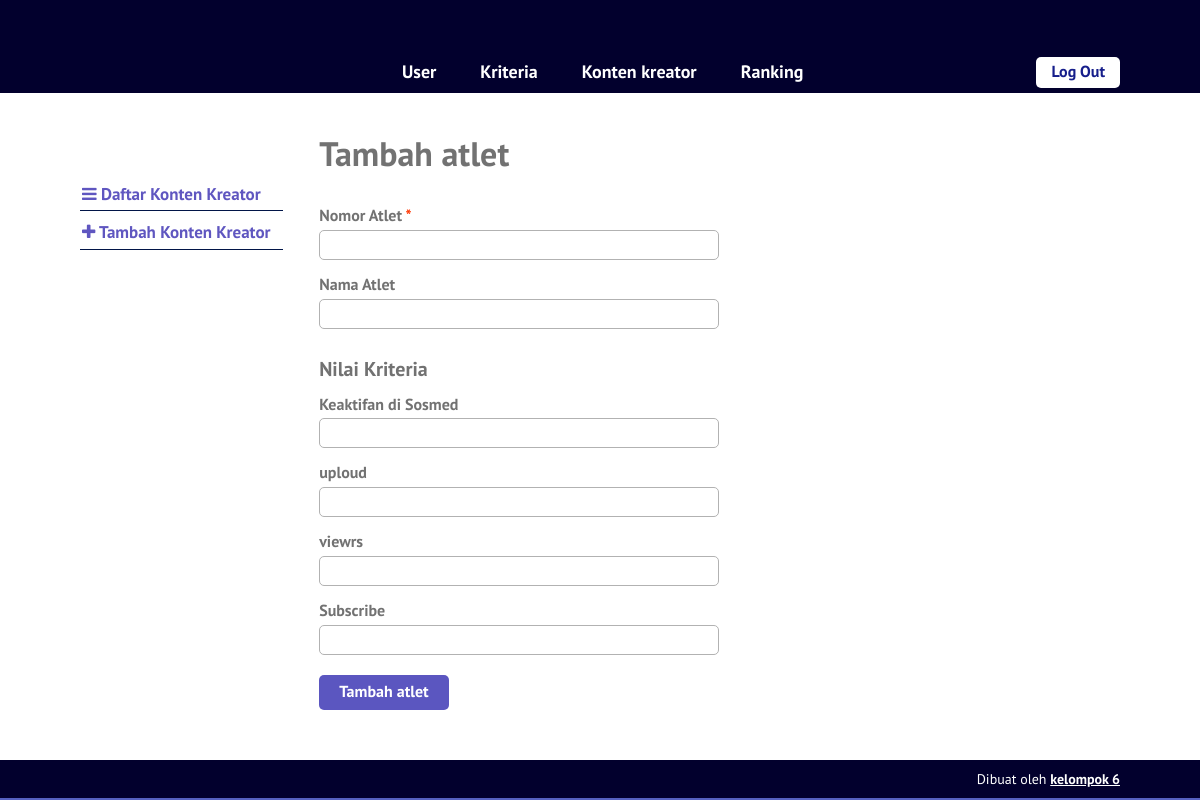
The page /tambah-atlet.php (signed in) on the database its author committed.
### tables this page shows
CREATE TABLE `kriteria` (
  `id_kriteria` int(10) NOT NULL,
  `nama` varchar(30) NOT NULL,
  `type` enum('benefit','cost') NOT NULL,
  `bobot` float NOT NULL,
  `ada_pilihan` tinyint(1) DEFAULT NULL,
  `urutan_order` int(2) NOT NULL
);

### tambah-atlet.php (the view, shortened to what this page needs)
<?php require_once('includes/init.php'); ?>
<?php
$nomor_atlet = (isset($_POST['nomor_atlet'])) ? trim($_POST['nomor_atlet']) : '';
$nama_atlet = (isset($_POST['nama_atlet'])) ? trim($_POST['nama_atlet']) : '';
?>
<?php
require_once('template-parts/header.php');
?>
	<div class="main-content-row">
	<div class="container clearfix">
		<?php include_once('template-parts/sidebar-atlet.php'); ?>
		<div class="main-content the-content">
			<h1>Tambah atlet</h1>
				<form action="tambah-atlet.php" method="post">
					<div class="field-wrap clearfix">
						<label>Nomor Atlet <span class="red">*</span></label>
						<input type="text" name="nomor_atlet" value="<?php echo $nomor_atlet; ?>">
					</div>
					<div class="field-wrap clearfix">
						<label>Nama Atlet</label>
						<input type="text" name="nama_atlet" value="<?php echo $nama_atlet; ?>">
					</div>
					<h3>Nilai Kriteria</h3>
					<?php
					$query = $pdo->prepare('SELECT id_kriteria, nama, ada_pilihan FROM kriteria ORDER BY urutan_order ASC');
					$query->execute();
					$query->setFetchMode(PDO::FETCH_ASSOC);
					if($query->rowCount() > 0):
						while($kriteria = $query->fetch()):
						?>
							<div class="field-wrap clearfix">
								<label><?php echo $kriteria['nama']; ?></label>
								<?php if(!$kriteria['ada_pilihan']): ?>
									<input type="number" step="0.001" name="kriteria[<?php echo $kriteria['id_kriteria']; ?>]">
								<?php endif; ?>
							</div>
						<?php
						endwhile;
					else:
						echo '<p>Kriteria masih kosong.</p>';
					endif;
					?>
					<div class="field-wrap clearfix">
						<button type="submit" name="submit" value="submit" class="button">Tambah atlet</button>
					</div>
				</form>
		</div>
	</div>
	</div>
<?php
require_once('template-parts/footer.php');

### stylesheets/style.css (style rules this page uses)
html,body,div,span,applet,object,iframe,h1,h2,h3,h4,h5,h6,p,blockquote,pre,a,abbr,acronym,address,big,cite,code,del,dfn,em,img,ins,kbd,q,s,samp,small,strike,strong,sub,sup,tt,var,b,u,i,center,dl,dt,dd,ol,ul,li,fieldset,form,label,legend,table,caption,tbody,tfoot,thead,tr,th,td,article,aside,canvas,details,embed,figure,figcaption,footer,header,hgroup,menu,nav,output,ruby,section,summary,time,mark,audio,video { margin:0;padding:0;border:0;font-size:100%;vertical-align:baseline }
body { line-height:1 }
*,*:before,*:after { -moz-box-sizing:border-box;-webkit-box-sizing:border-box;box-sizing:border-box }
.clearfix:before,.clearfix:after { content:" ";display:table }
.clear,.clearfix:after { clear:both }
.container { max-width:1100px;margin:0 auto;position:relative;padding:0 30px }
body { background:#5661c0;font-family:"PT Sans",sans-serif;color:#727272;font-size:14px;line-height:1.3;font-weight:500 }
textarea,input[type="text"],input[type="email"],input[type="date"],input[type="tel"],input[type="search"],input[type="number"],select,input[type="password"] { background:#fff;border:1px solid #b2b2b2;width:100%;font-family:inherit;font-weight:inherit;font-size:16px;padding:4px 10px;vertical-align:top;margin:0;color:#727272;border-radius:5px }
h1,h2,h3,h4,h5,h6 { font-weight:300 }
.the-content { font-size:16px;line-height:1.42857 }
.the-content h1,.the-content h2,.the-content h3,.the-content h4,.the-content h5,.the-content h6 { font-weight:700 }
.the-content h1 { font-size:34px;margin:0.8em 0 0.8em;padding:0;line-height:1.2 }
.the-content h3 { font-size:20px;margin:0.8em 0 0.3em }
.the-content>h1:first-child,.the-content>h3:first-child,.the-content>h2:first-child { margin-top:0 }
button,a { -webkit-transition:all .2s ease;-moz-transition:all .2s ease;-o-transition:all .2s ease;transition:all 0.2s ease }
span.red,a.red,.the-content span.red,.the-content a.red { color:#ff3600 }
.the-content .button,.button { background:#5b56c0;color:#fff;display:inline-block;font-size:16px;font-weight:700;line-height:1.2;border:0;font-family:inherit;padding:7px 20px 9px;cursor:pointer;border-radius:5px }
.main-content { float:right;width:77%;padding:40px 0 }
.field-wrap { max-width:400px;padding-bottom:10px }
.field-wrap label { display:block;font-weight:700;padding:3px 0 }
.field-wrap .button { margin-top:10px }

### rows shown on the page
kriteria: nama "Keaktifan di Sosmed"
kriteria: nama "uploud"
kriteria: nama "viewrs"
kriteria: nama "Subscribe"
